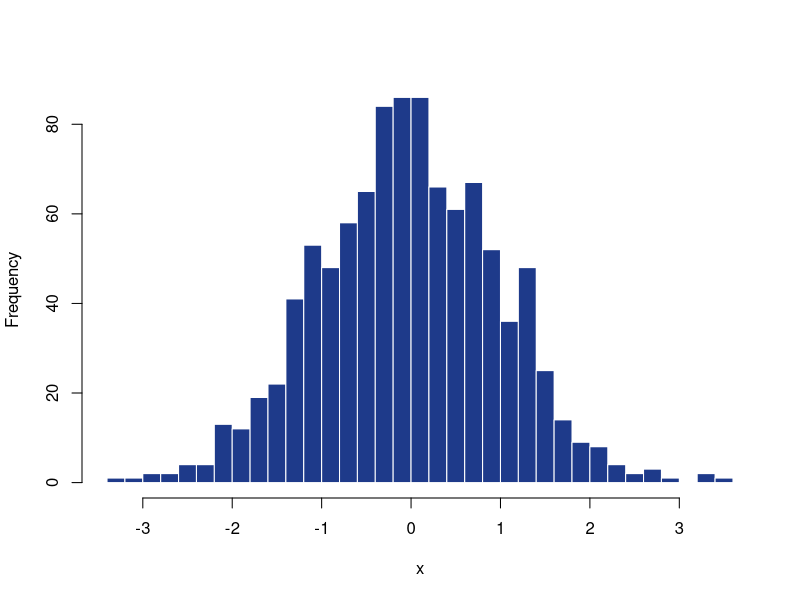

This chart was generated by the following R code:
## ---- chunk 1
#| label: fig-exemplo
#| fig-cap: "Uma amostra de uma Normal(0,1)"

set.seed(42)
x <- rnorm(1000)
hist(x, breaks = 30, col = "#1E3A8A", border = "white",
     main = "", xlab = "x")
